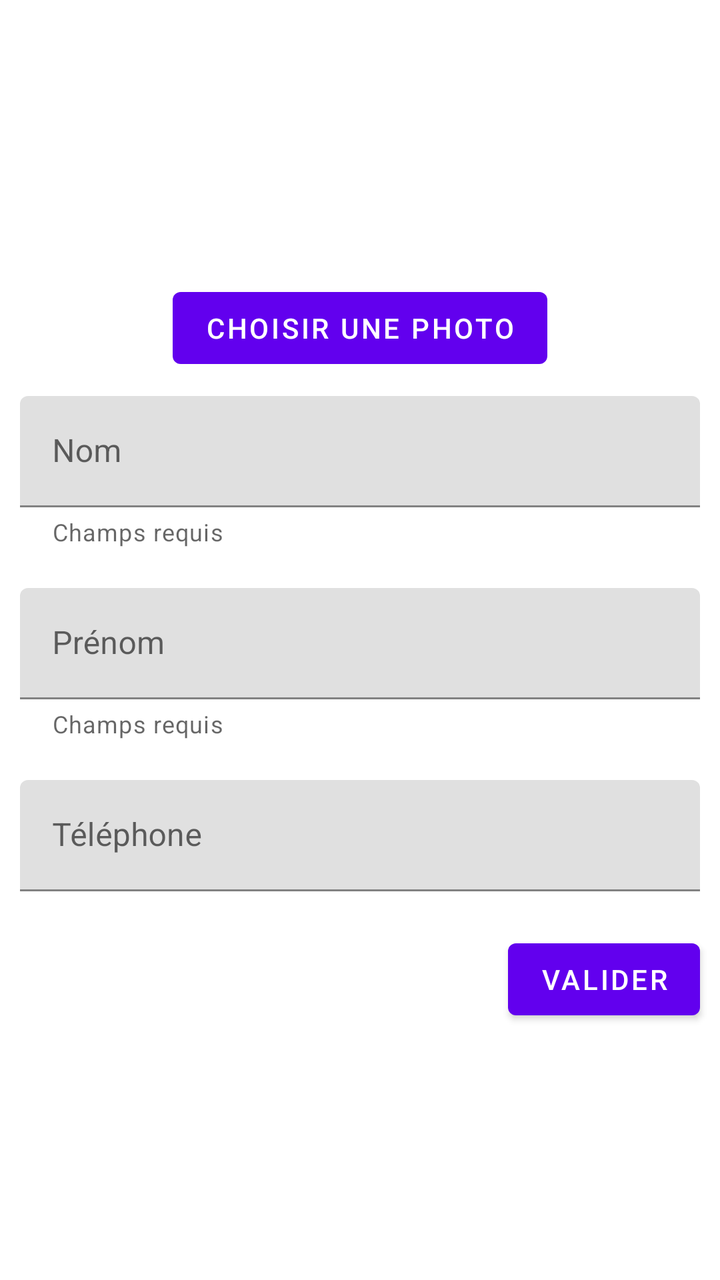
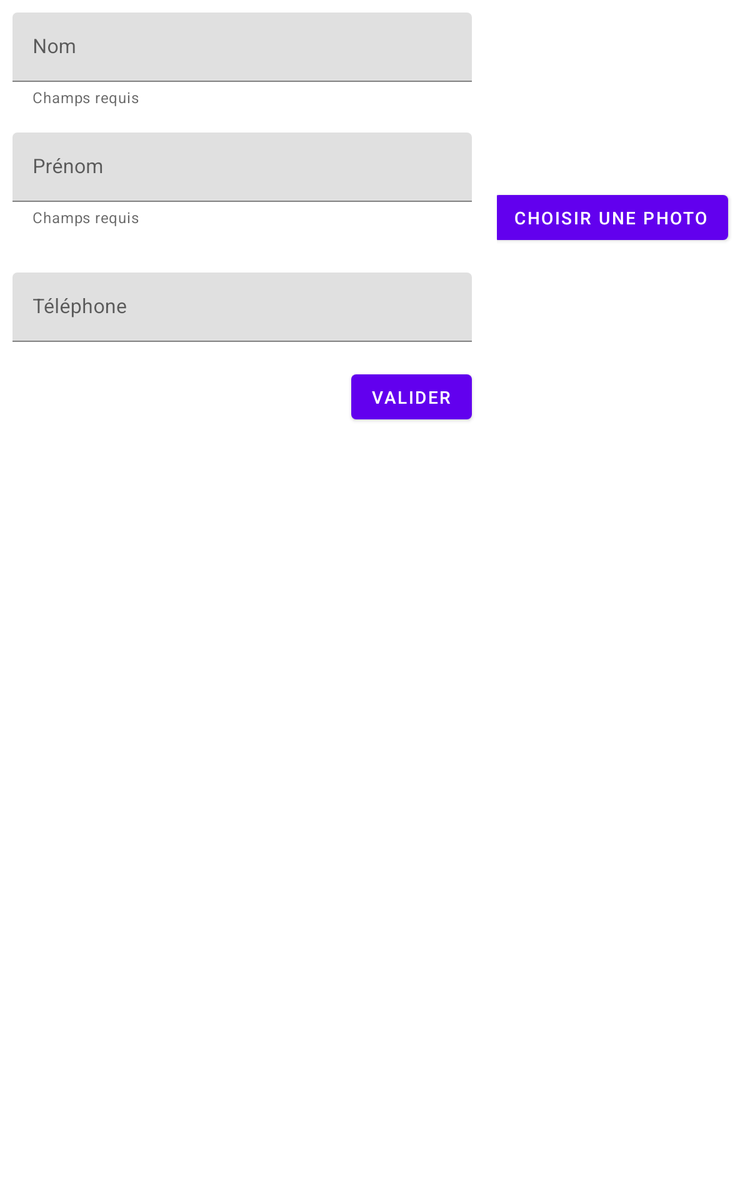

Two renders of one Android screen. The first uses the default layout on a phone; the second uses the alternative layout the repository ships for a different screen configuration, on a matching device. The two XML files are below.
<!-- AndroidManifest.xml: application theme Theme.ProjetIHM -->
<!-- res/layout/fragment_consumer_form.xml -->
<?xml version="1.0" encoding="utf-8"?>
<RelativeLayout
	xmlns:android="http://schemas.android.com/apk/res/android"
	xmlns:app="http://schemas.android.com/apk/res-auto"
	xmlns:tools="http://schemas.android.com/tools"
	android:layout_width="match_parent"
	android:layout_height="match_parent"
	tools:context=".fragments.usercreation.ConsumerFormFragment"
	>

	<ImageView
		android:id="@+id/if_profile_img"
		android:layout_width="150dp"
		android:layout_height="125dp"
		android:layout_marginTop="10dp"
		android:layout_marginEnd="10dp"
		android:layout_centerHorizontal="true"
		android:layout_alignParentTop="true"
		android:contentDescription="@string/content_description"
		android:src="@mipmap/avatar_person"
		/>

	<com.google.android.material.button.MaterialButton
		android:id="@+id/btn_choose_img"
		android:layout_width="wrap_content"
		android:layout_height="wrap_content"
		android:layout_marginTop="5dp"
		android:layout_marginEnd="5dp"
		android:layout_below="@id/if_profile_img"
		android:layout_centerHorizontal="true"
		android:text="@string/edit_profile_choose_img_btn"
		/>

	<com.google.android.material.textfield.TextInputLayout
		android:id="@+id/name_field"
		android:layout_width="match_parent"
		android:layout_height="wrap_content"
		android:layout_margin="10dp"
		android:layout_below="@+id/btn_choose_img"
		android:layout_centerHorizontal="true"
		android:hint="@string/consumer_last_name_field_hint"
		app:errorEnabled="true"
		app:helperTextEnabled="true"
		app:helperText="@string/required_field"
		>

		<com.google.android.material.textfield.TextInputEditText
			android:layout_width="match_parent"
			android:layout_height="wrap_content"
			/>

	</com.google.android.material.textfield.TextInputLayout>

	<com.google.android.material.textfield.TextInputLayout
		android:id="@+id/first_name_field"
		android:layout_width="match_parent"
		android:layout_height="wrap_content"
		android:layout_margin="10dp"
		android:layout_below="@+id/name_field"
		android:layout_centerHorizontal="true"
		android:hint="@string/consumer_first_name_field_hint"
		app:errorEnabled="true"
		app:helperTextEnabled="true"
		app:helperText="@string/required_field"
		>

		<com.google.android.material.textfield.TextInputEditText
			android:layout_width="match_parent"
			android:layout_height="wrap_content"
			/>

	</com.google.android.material.textfield.TextInputLayout>

	<com.google.android.material.textfield.TextInputLayout
		android:id="@+id/phone_field"
		android:layout_width="match_parent"
		android:layout_height="wrap_content"
		android:layout_margin="10dp"
		android:layout_below="@+id/first_name_field"
		android:layout_centerHorizontal="true"
		android:hint="@string/user_phone_field_hint"
		>

		<com.google.android.material.textfield.TextInputEditText
			android:layout_width="match_parent"
			android:layout_height="wrap_content"
			android:inputType="phone"
			/>

	</com.google.android.material.textfield.TextInputLayout>

	<com.google.android.material.button.MaterialButton
		android:id="@+id/validate_btn"
		android:layout_width="wrap_content"
		android:layout_height="wrap_content"
		android:layout_below="@+id/phone_field"
		android:layout_alignParentEnd="true"
		android:layout_margin="10dp"
		android:text="@string/validate_btn"
		/>

</RelativeLayout>
<!-- resources referenced by this layout -->
<resources>
  <string name="consumer_first_name_field_hint">Prénom</string>
  <string name="consumer_last_name_field_hint">Nom</string>
  <string name="content_description">Nothing</string>
  <string name="edit_profile_choose_img_btn">Choisir une photo</string>
  <string name="required_field">Champs requis</string>
  <string name="user_phone_field_hint">Téléphone</string>
  <string name="validate_btn">Valider</string>
  <style name="Theme.ProjetIHM" parent="Theme.MaterialComponents.DayNight.DarkActionBar">
  		
  		<item name="colorPrimary">@color/purple_500</item>
  		<item name="colorPrimaryVariant">@color/purple_700</item>
  		<item name="colorOnPrimary">@color/white</item>
  		
  		<item name="colorSecondary">@color/teal_200</item>
  		<item name="colorSecondaryVariant">@color/teal_700</item>
  		<item name="colorOnSecondary">@color/black</item>
  		
  		<item name="android:statusBarColor" tools:targetApi="l">?attr/colorPrimaryVariant</item>
  		
  	</style>
  <color name="purple_500">#FF6200EE</color>
  <color name="purple_700">#FF3700B3</color>
  <color name="white">#FFFFFFFF</color>
  <color name="teal_200">#FF03DAC5</color>
  <color name="teal_700">#FF018786</color>
  <color name="black">#FF000000</color>
</resources>
<!-- res/layout-large/fragment_consumer_form.xml (the repository's variant of the layout above) -->
<!-- drawn on a 7-inch tablet held upright -->
<?xml version="1.0" encoding="utf-8"?>
<RelativeLayout
	xmlns:android="http://schemas.android.com/apk/res/android"
	xmlns:app="http://schemas.android.com/apk/res-auto"
	xmlns:tools="http://schemas.android.com/tools"
	android:layout_width="match_parent"
	android:layout_height="match_parent"
	tools:context=".fragments.usercreation.ConsumerFormFragment"
	>

	<LinearLayout
		android:id="@+id/img_container"
		android:layout_width="wrap_content"
		android:layout_height="wrap_content"
		android:layout_alignParentEnd="true"
		android:layout_alignParentTop="true"
		android:padding="10dp"
		android:orientation="vertical"
		android:gravity="center"
		>

		<ImageView
			android:id="@+id/if_profile_img"
			android:layout_width="150dp"
			android:layout_height="125dp"
			android:layout_marginTop="10dp"
			android:layout_marginEnd="10dp"
			android:contentDescription="@string/content_description"
			android:src="@mipmap/avatar_person"
			/>

		<com.google.android.material.button.MaterialButton
			android:id="@+id/btn_choose_img"
			android:layout_width="wrap_content"
			android:layout_height="wrap_content"
			android:layout_marginTop="5dp"
			android:layout_marginEnd="5dp"
			android:text="@string/edit_profile_choose_img_btn"
			/>
	</LinearLayout>

	<com.google.android.material.textfield.TextInputLayout
		android:id="@+id/name_field"
		android:layout_width="match_parent"
		android:layout_height="wrap_content"
		android:layout_margin="10dp"
		android:layout_alignParentTop="true"
		android:layout_centerHorizontal="true"
		android:layout_toStartOf="@+id/img_container"
		android:hint="@string/consumer_last_name_field_hint"
		app:errorEnabled="true"
		app:helperTextEnabled="true"
		app:helperText="@string/required_field"
		>

		<com.google.android.material.textfield.TextInputEditText
			android:layout_width="match_parent"
			android:layout_height="wrap_content"
			/>

	</com.google.android.material.textfield.TextInputLayout>

	<com.google.android.material.textfield.TextInputLayout
		android:id="@+id/first_name_field"
		android:layout_width="match_parent"
		android:layout_height="wrap_content"
		android:layout_margin="10dp"
		android:layout_below="@+id/name_field"
		android:layout_centerHorizontal="true"
		android:layout_toStartOf="@+id/img_container"
		android:hint="@string/consumer_first_name_field_hint"
		app:errorEnabled="true"
		app:helperTextEnabled="true"
		app:helperText="@string/required_field"
		>

		<com.google.android.material.textfield.TextInputEditText
			android:layout_width="match_parent"
			android:layout_height="wrap_content"
			/>

	</com.google.android.material.textfield.TextInputLayout>

	<com.google.android.material.textfield.TextInputLayout
		android:id="@+id/phone_field"
		android:layout_width="match_parent"
		android:layout_height="wrap_content"
		android:layout_margin="10dp"
		android:layout_below="@+id/img_container"
		android:layout_centerHorizontal="true"
		android:layout_toStartOf="@+id/img_container"
		android:hint="@string/user_phone_field_hint"
		>

		<com.google.android.material.textfield.TextInputEditText
			android:layout_width="match_parent"
			android:layout_height="wrap_content"
			android:inputType="phone"
			/>

	</com.google.android.material.textfield.TextInputLayout>

	<com.google.android.material.button.MaterialButton
		android:id="@+id/validate_btn"
		android:layout_width="wrap_content"
		android:layout_height="wrap_content"
		android:layout_below="@+id/phone_field"
		android:layout_toStartOf="@+id/img_container"
		android:layout_margin="10dp"
		android:text="@string/validate_btn"
		/>

</RelativeLayout>
